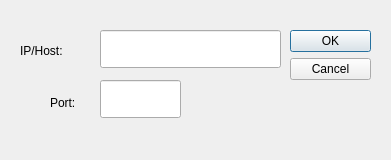
<?xml version="1.0" encoding="UTF-8"?>
<ui version="4.0">
 <class>Dialog</class>
 <widget class="QDialog" name="Dialog">
  <property name="geometry">
   <rect>
    <x>0</x>
    <y>0</y>
    <width>391</width>
    <height>160</height>
   </rect>
  </property>
  <property name="windowTitle">
   <string>Dialog</string>
  </property>
  <widget class="QDialogButtonBox" name="buttonBox">
   <property name="geometry">
    <rect>
     <x>290</x>
     <y>30</y>
     <width>81</width>
     <height>91</height>
    </rect>
   </property>
   <property name="orientation">
    <enum>Qt::Vertical</enum>
   </property>
   <property name="standardButtons">
    <set>QDialogButtonBox::Cancel|QDialogButtonBox::Ok</set>
   </property>
  </widget>
  <widget class="QLineEdit" name="lineEdit">
   <property name="geometry">
    <rect>
     <x>100</x>
     <y>30</y>
     <width>181</width>
     <height>38</height>
    </rect>
   </property>
   <property name="text">
    <string/>
   </property>
   <property name="maxLength">
    <number>15</number>
   </property>
  </widget>
  <widget class="QLineEdit" name="lineEdit_2">
   <property name="geometry">
    <rect>
     <x>100</x>
     <y>80</y>
     <width>81</width>
     <height>38</height>
    </rect>
   </property>
  </widget>
  <widget class="QLabel" name="label">
   <property name="geometry">
    <rect>
     <x>20</x>
     <y>30</y>
     <width>71</width>
     <height>41</height>
    </rect>
   </property>
   <property name="text">
    <string>IP/Host:</string>
   </property>
  </widget>
  <widget class="QLabel" name="label_2">
   <property name="geometry">
    <rect>
     <x>50</x>
     <y>90</y>
     <width>41</width>
     <height>26</height>
    </rect>
   </property>
   <property name="text">
    <string>Port:</string>
   </property>
  </widget>
 </widget>
 <resources/>
 <connections>
  <connection>
   <sender>buttonBox</sender>
   <signal>accepted()</signal>
   <receiver>Dialog</receiver>
   <slot>accept()</slot>
   <hints>
    <hint type="sourcelabel">
     <x>248</x>
     <y>254</y>
    </hint>
    <hint type="destinationlabel">
     <x>157</x>
     <y>274</y>
    </hint>
   </hints>
  </connection>
  <connection>
   <sender>buttonBox</sender>
   <signal>rejected()</signal>
   <receiver>Dialog</receiver>
   <slot>reject()</slot>
   <hints>
    <hint type="sourcelabel">
     <x>316</x>
     <y>260</y>
    </hint>
    <hint type="destinationlabel">
     <x>286</x>
     <y>274</y>
    </hint>
   </hints>
  </connection>
 </connections>
</ui>
